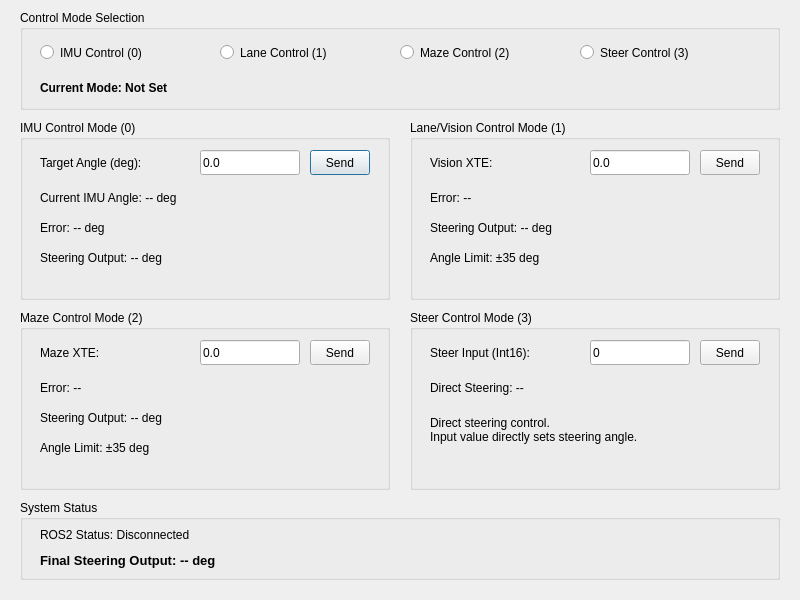
<?xml version="1.0" encoding="UTF-8"?>
<ui version="4.0">
 <class>YawControlTest</class>
 <widget class="QDialog" name="YawControlTest">
  <property name="geometry">
   <rect>
    <x>0</x>
    <y>0</y>
    <width>800</width>
    <height>600</height>
   </rect>
  </property>
  <property name="windowTitle">
   <string>AA10 Yaw Control Test GUI</string>
  </property>
  <widget class="QGroupBox" name="groupBox_mode">
   <property name="geometry">
    <rect>
     <x>20</x>
     <y>10</y>
     <width>760</width>
     <height>100</height>
    </rect>
   </property>
   <property name="title">
    <string>Control Mode Selection</string>
   </property>
   <widget class="QRadioButton" name="radioButton_imu_control">
    <property name="geometry">
     <rect>
      <x>20</x>
      <y>30</y>
      <width>150</width>
      <height>25</height>
     </rect>
    </property>
    <property name="text">
     <string>IMU Control (0)</string>
    </property>
   </widget>
   <widget class="QRadioButton" name="radioButton_lane_control">
    <property name="geometry">
     <rect>
      <x>200</x>
      <y>30</y>
      <width>150</width>
      <height>25</height>
     </rect>
    </property>
    <property name="text">
     <string>Lane Control (1)</string>
    </property>
   </widget>
   <widget class="QRadioButton" name="radioButton_maze_control">
    <property name="geometry">
     <rect>
      <x>380</x>
      <y>30</y>
      <width>150</width>
      <height>25</height>
     </rect>
    </property>
    <property name="text">
     <string>Maze Control (2)</string>
    </property>
   </widget>
   <widget class="QRadioButton" name="radioButton_steer_control">
    <property name="geometry">
     <rect>
      <x>560</x>
      <y>30</y>
      <width>150</width>
      <height>25</height>
     </rect>
    </property>
    <property name="text">
     <string>Steer Control (3)</string>
    </property>
   </widget>
   <widget class="QLabel" name="label_current_mode">
    <property name="geometry">
     <rect>
      <x>20</x>
      <y>65</y>
      <width>700</width>
      <height>25</height>
     </rect>
    </property>
    <property name="text">
     <string>Current Mode: Not Set</string>
    </property>
    <property name="font">
     <font>
      <weight>75</weight>
      <bold>true</bold>
     </font>
    </property>
   </widget>
  </widget>

  <!-- IMU Control Mode Inputs -->
  <widget class="QGroupBox" name="groupBox_imu">
   <property name="geometry">
    <rect>
     <x>20</x>
     <y>120</y>
     <width>370</width>
     <height>180</height>
    </rect>
   </property>
   <property name="title">
    <string>IMU Control Mode (0)</string>
   </property>
   <widget class="QLabel" name="label_target_angle">
    <property name="geometry">
     <rect>
      <x>20</x>
      <y>30</y>
      <width>150</width>
      <height>25</height>
     </rect>
    </property>
    <property name="text">
     <string>Target Angle (deg):</string>
    </property>
   </widget>
   <widget class="QLineEdit" name="lineEdit_target_angle">
    <property name="geometry">
     <rect>
      <x>180</x>
      <y>30</y>
      <width>100</width>
      <height>25</height>
     </rect>
    </property>
    <property name="text">
     <string>0.0</string>
    </property>
   </widget>
   <widget class="QPushButton" name="pushButton_send_target_angle">
    <property name="geometry">
     <rect>
      <x>290</x>
      <y>30</y>
      <width>60</width>
      <height>25</height>
     </rect>
    </property>
    <property name="text">
     <string>Send</string>
    </property>
   </widget>
   <widget class="QLabel" name="label_current_imu_angle">
    <property name="geometry">
     <rect>
      <x>20</x>
      <y>65</y>
      <width>330</width>
      <height>25</height>
     </rect>
    </property>
    <property name="text">
     <string>Current IMU Angle: -- deg</string>
    </property>
   </widget>
   <widget class="QLabel" name="label_imu_error">
    <property name="geometry">
     <rect>
      <x>20</x>
      <y>95</y>
      <width>330</width>
      <height>25</height>
     </rect>
    </property>
    <property name="text">
     <string>Error: -- deg</string>
    </property>
   </widget>
   <widget class="QLabel" name="label_imu_steering">
    <property name="geometry">
     <rect>
      <x>20</x>
      <y>125</y>
      <width>330</width>
      <height>25</height>
     </rect>
    </property>
    <property name="text">
     <string>Steering Output: -- deg</string>
    </property>
   </widget>
  </widget>

  <!-- Lane/Vision Control Mode Inputs -->
  <widget class="QGroupBox" name="groupBox_vision">
   <property name="geometry">
    <rect>
     <x>410</x>
     <y>120</y>
     <width>370</width>
     <height>180</height>
    </rect>
   </property>
   <property name="title">
    <string>Lane/Vision Control Mode (1)</string>
   </property>
   <widget class="QLabel" name="label_vision_xte">
    <property name="geometry">
     <rect>
      <x>20</x>
      <y>30</y>
      <width>150</width>
      <height>25</height>
     </rect>
    </property>
    <property name="text">
     <string>Vision XTE:</string>
    </property>
   </widget>
   <widget class="QLineEdit" name="lineEdit_vision_xte">
    <property name="geometry">
     <rect>
      <x>180</x>
      <y>30</y>
      <width>100</width>
      <height>25</height>
     </rect>
    </property>
    <property name="text">
     <string>0.0</string>
    </property>
   </widget>
   <widget class="QPushButton" name="pushButton_send_vision_xte">
    <property name="geometry">
     <rect>
      <x>290</x>
      <y>30</y>
      <width>60</width>
      <height>25</height>
     </rect>
    </property>
    <property name="text">
     <string>Send</string>
    </property>
   </widget>
   <widget class="QLabel" name="label_vision_error">
    <property name="geometry">
     <rect>
      <x>20</x>
      <y>65</y>
      <width>330</width>
      <height>25</height>
     </rect>
    </property>
    <property name="text">
     <string>Error: -- </string>
    </property>
   </widget>
   <widget class="QLabel" name="label_vision_steering">
    <property name="geometry">
     <rect>
      <x>20</x>
      <y>95</y>
      <width>330</width>
      <height>25</height>
     </rect>
    </property>
    <property name="text">
     <string>Steering Output: -- deg</string>
    </property>
   </widget>
   <widget class="QLabel" name="label_vision_angle_limit">
    <property name="geometry">
     <rect>
      <x>20</x>
      <y>125</y>
      <width>330</width>
      <height>25</height>
     </rect>
    </property>
    <property name="text">
     <string>Angle Limit: ±35 deg</string>
    </property>
   </widget>
  </widget>

  <!-- Maze Control Mode Inputs -->
  <widget class="QGroupBox" name="groupBox_maze">
   <property name="geometry">
    <rect>
     <x>20</x>
     <y>310</y>
     <width>370</width>
     <height>180</height>
    </rect>
   </property>
   <property name="title">
    <string>Maze Control Mode (2)</string>
   </property>
   <widget class="QLabel" name="label_maze_xte">
    <property name="geometry">
     <rect>
      <x>20</x>
      <y>30</y>
      <width>150</width>
      <height>25</height>
     </rect>
    </property>
    <property name="text">
     <string>Maze XTE:</string>
    </property>
   </widget>
   <widget class="QLineEdit" name="lineEdit_maze_xte">
    <property name="geometry">
     <rect>
      <x>180</x>
      <y>30</y>
      <width>100</width>
      <height>25</height>
     </rect>
    </property>
    <property name="text">
     <string>0.0</string>
    </property>
   </widget>
   <widget class="QPushButton" name="pushButton_send_maze_xte">
    <property name="geometry">
     <rect>
      <x>290</x>
      <y>30</y>
      <width>60</width>
      <height>25</height>
     </rect>
    </property>
    <property name="text">
     <string>Send</string>
    </property>
   </widget>
   <widget class="QLabel" name="label_maze_error">
    <property name="geometry">
     <rect>
      <x>20</x>
      <y>65</y>
      <width>330</width>
      <height>25</height>
     </rect>
    </property>
    <property name="text">
     <string>Error: -- </string>
    </property>
   </widget>
   <widget class="QLabel" name="label_maze_steering">
    <property name="geometry">
     <rect>
      <x>20</x>
      <y>95</y>
      <width>330</width>
      <height>25</height>
     </rect>
    </property>
    <property name="text">
     <string>Steering Output: -- deg</string>
    </property>
   </widget>
   <widget class="QLabel" name="label_maze_angle_limit">
    <property name="geometry">
     <rect>
      <x>20</x>
      <y>125</y>
      <width>330</width>
      <height>25</height>
     </rect>
    </property>
    <property name="text">
     <string>Angle Limit: ±35 deg</string>
    </property>
   </widget>
  </widget>

  <!-- Steer Control Mode Inputs -->
  <widget class="QGroupBox" name="groupBox_steer">
   <property name="geometry">
    <rect>
     <x>410</x>
     <y>310</y>
     <width>370</width>
     <height>180</height>
    </rect>
   </property>
   <property name="title">
    <string>Steer Control Mode (3)</string>
   </property>
   <widget class="QLabel" name="label_steer_input">
    <property name="geometry">
     <rect>
      <x>20</x>
      <y>30</y>
      <width>150</width>
      <height>25</height>
     </rect>
    </property>
    <property name="text">
     <string>Steer Input (Int16):</string>
    </property>
   </widget>
   <widget class="QLineEdit" name="lineEdit_steer_input">
    <property name="geometry">
     <rect>
      <x>180</x>
      <y>30</y>
      <width>100</width>
      <height>25</height>
     </rect>
    </property>
    <property name="text">
     <string>0</string>
    </property>
   </widget>
   <widget class="QPushButton" name="pushButton_send_steer">
    <property name="geometry">
     <rect>
      <x>290</x>
      <y>30</y>
      <width>60</width>
      <height>25</height>
     </rect>
    </property>
    <property name="text">
     <string>Send</string>
    </property>
   </widget>
   <widget class="QLabel" name="label_steer_output">
    <property name="geometry">
     <rect>
      <x>20</x>
      <y>65</y>
      <width>330</width>
      <height>25</height>
     </rect>
    </property>
    <property name="text">
     <string>Direct Steering: -- </string>
    </property>
   </widget>
   <widget class="QLabel" name="label_steer_info">
    <property name="geometry">
     <rect>
      <x>20</x>
      <y>95</y>
      <width>330</width>
      <height>50</height>
     </rect>
    </property>
    <property name="text">
     <string>Direct steering control.
Input value directly sets steering angle.</string>
    </property>
    <property name="wordWrap">
     <bool>true</bool>
    </property>
   </widget>
  </widget>

  <!-- Status and Output -->
  <widget class="QGroupBox" name="groupBox_status">
   <property name="geometry">
    <rect>
     <x>20</x>
     <y>500</y>
     <width>760</width>
     <height>80</height>
    </rect>
   </property>
   <property name="title">
    <string>System Status</string>
   </property>
   <widget class="QLabel" name="label_ros_status">
    <property name="geometry">
     <rect>
      <x>20</x>
      <y>25</y>
      <width>720</width>
      <height>20</height>
     </rect>
    </property>
    <property name="text">
     <string>ROS2 Status: Disconnected</string>
    </property>
   </widget>
   <widget class="QLabel" name="label_steering_output">
    <property name="geometry">
     <rect>
      <x>20</x>
      <y>50</y>
      <width>720</width>
      <height>20</height>
     </rect>
    </property>
    <property name="text">
     <string>Final Steering Output: -- deg</string>
    </property>
    <property name="font">
     <font>
      <weight>75</weight>
      <bold>true</bold>
      <pointsize>10</pointsize>
     </font>
    </property>
   </widget>
  </widget>

 </widget>
 <resources/>
 <connections/>
</ui>
